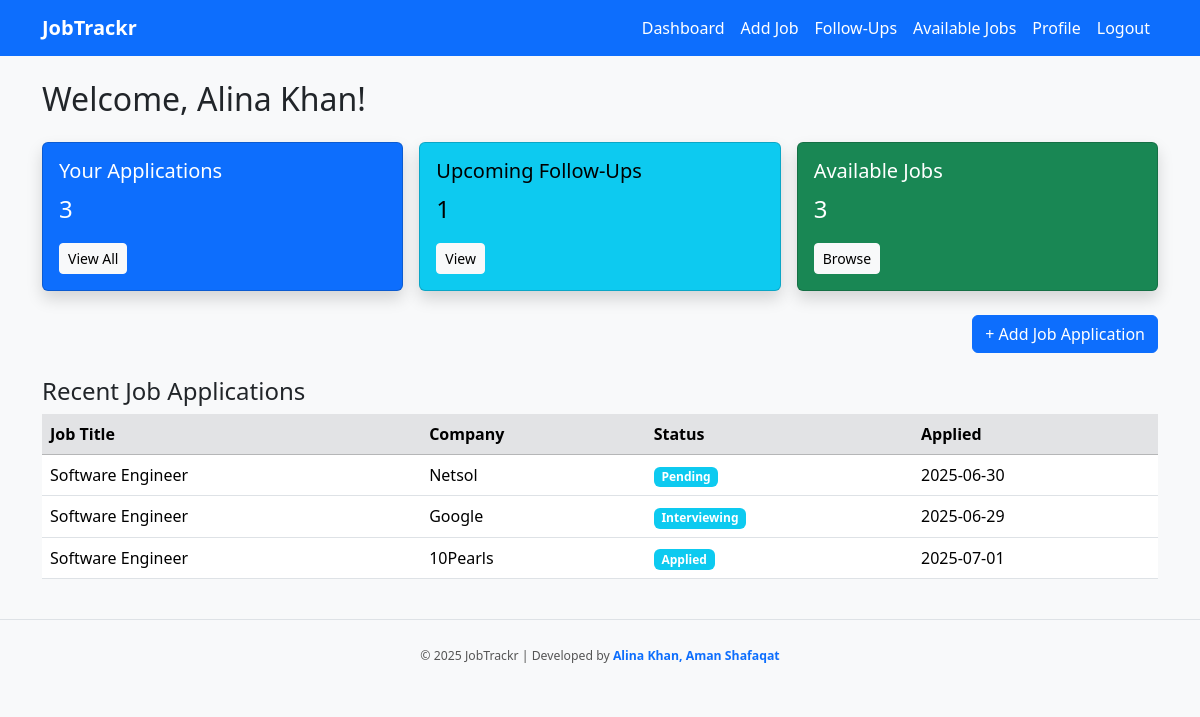
The page / (signed in) on the database its author committed.
### tables this page shows
CREATE TABLE users (
                        id INTEGER PRIMARY KEY AUTOINCREMENT,
                        username TEXT UNIQUE NOT NULL,
                        email TEXT NOT NULL,
                        password TEXT NOT NULL,
                        is_admin INTEGER DEFAULT 0);

CREATE TABLE jobs (
                        id INTEGER PRIMARY KEY AUTOINCREMENT,
                        user_id INTEGER,
                        job_title TEXT,
                        company TEXT,
                        status TEXT,
                        applied_date TEXT,
                        follow_up_date TEXT);

### app.py (the view)
@app.route('/')
def dashboard():
    if 'user_id' not in session:
        return redirect(url_for('login'))
    conn = get_db_connection()
    if conn is None:
        return redirect(url_for('login'))
    user = get_user_by_id(session['user_id'])
    if not user:
        flash("User not found.", 'danger')
        return redirect(url_for('login'))
    jobs = conn.execute('SELECT * FROM jobs WHERE user_id = ?', (session['user_id'],)).fetchall()
    followups = conn.execute('SELECT * FROM jobs WHERE user_id = ? AND follow_up_date IS NOT NULL ORDER BY follow_up_date',
                             (session['user_id'],)).fetchall()
    available_jobs = conn.execute('SELECT * FROM available_jobs').fetchall()
    conn.close()
    current_user = {
        'username': user['username'],
        'is_admin': user['is_admin']
    }
    return render_template('dashboard.html', jobs=jobs, followups=followups, available_jobs=available_jobs, current_user=current_user)

### app.py (called while the page is built)
def get_db_connection():
    try:
        conn = sqlite3.connect('database.db')
        conn.row_factory = sqlite3.Row
        return conn
    except sqlite3.Error as e:
        flash(f"Database connection error: {e}", 'danger')
        return None

def get_user_by_id(user_id):
    conn = get_db_connection()
    if conn is None:
        return None
    user = conn.execute('SELECT * FROM users WHERE id = ?', (user_id,)).fetchone()
    conn.close()
    return user

### templates/dashboard.html (shortened to what this page needs)
{% extends 'base.html' %}
{% block content %}
<h2 class="mb-4">Welcome, {{ current_user.username }}!</h2>
<div class="row g-3 mb-4">
  <div class="col-md-4">
    <div class="card text-bg-primary shadow">
      <div class="card-body">
        <h5 class="card-title">Your Applications</h5>
        <p class="card-text fs-4">{{ jobs|length }}</p>
        <a href="{{ url_for('job_list') }}" class="btn btn-light btn-sm">View All</a>
      </div>
    </div>
  </div>
  <div class="col-md-4">
    <div class="card text-bg-info shadow">
      <div class="card-body">
        <h5 class="card-title">Upcoming Follow-Ups</h5>
        <p class="card-text fs-4">{{ followups|length }}</p>
        <a href="{{ url_for('followups') }}" class="btn btn-light btn-sm">View</a>
      </div>
    </div>
  </div>
  <div class="col-md-4">
    <div class="card text-bg-success shadow">
      <div class="card-body">
        <h5 class="card-title">Available Jobs</h5>
        <p class="card-text fs-4">{{ available_jobs|length }}</p>
        <a href="{{ url_for('available_jobs') }}" class="btn btn-light btn-sm">Browse</a>
      </div>
    </div>
  </div>
</div>
<div class="mb-4 text-end">
  <a href="{{ url_for('add_job') }}" class="btn btn-primary">+ Add Job Application</a>
</div>
<h4>Recent Job Applications</h4>
<div class="table-responsive">
  <table class="table table-hover">
    <thead class="table-secondary">
      <tr>
        <th>Job Title</th>
        <th>Company</th>
        <th>Status</th>
        <th>Applied</th>
      </tr>
    </thead>
    <tbody>
      {% for job in jobs[:5] %}
      <tr>
        <td>{{ job.job_title }}</td>
        <td>{{ job.company }}</td>
        <td><span class="badge bg-info">{{ job.status }}</span></td>
        <td>{{ job.applied_date }}</td>
      </tr>
      {% endfor %}
    </tbody>
  </table>
</div>
{% endblock %}

### templates/base.html (shortened to what this page needs)
<!DOCTYPE html>
<html lang="en">
<head>
  <link href="https://cdn.jsdelivr.net/npm/bootstrap@5.3.3/dist/css/bootstrap.min.css" rel="stylesheet">
  <link href="{{ url_for('static', filename='css/style.css') }}" rel="stylesheet">
</head>
<body class="bg-light">
  <nav class="navbar navbar-expand-lg navbar-dark bg-primary">
    <div class="container">
      <a class="navbar-brand fw-bold" href="{{ url_for('dashboard') }}">JobTrackr</a>
      {% if session.get('user_id') %}
      <div class="collapse navbar-collapse">
        <ul class="navbar-nav ms-auto">
          <li class="nav-item"><a class="nav-link" href="{{ url_for('dashboard') }}">Dashboard</a></li>
          <li class="nav-item"><a class="nav-link" href="{{ url_for('add_job') }}">Add Job</a></li>
          <li class="nav-item"><a class="nav-link" href="{{ url_for('followups') }}">Follow-Ups</a></li>
          <li class="nav-item"><a class="nav-link" href="{{ url_for('available_jobs') }}">Available Jobs</a></li>
          <li class="nav-item"><a class="nav-link" href="{{ url_for('profile') }}">Profile</a></li>
          <li class="nav-item"><a class="nav-link" href="{{ url_for('logout') }}">Logout</a></li>
        </ul>
      </div>
      {% endif %}
    </div>
  </nav>
  <main class="container my-4">
    {% block content %}{% endblock %}
  </main>
  <footer class="text-center py-4 bg-light border-top">
    <small>© 2025 JobTrackr | Developed by <span style="color:#0d6efd; font-weight:bold;">Alina Khan, Aman Shafaqat</span></small>
  </footer>
</body>
</html>

### static/css/style.css (style rules this page uses)
body { font-family: 'Segoe UI', sans-serif; background-color: #f8f9fa; color: #212529; margin: 0; padding: 0; }
.navbar { background-color: #0d6efd; }
.navbar-brand, .nav-link, .navbar-nav .nav-link { color: #fff !important; }
footer { background-color: #f1f1f1; padding: 15px 0; text-align: center; font-size: 14px; color: #555; border-top: 1px solid #ddd; }
.btn-primary { background-color: #0d6efd; border-color: #0d6efd; transition: background-color 0.3s ease, border-color 0.3s ease; }
.table th, .table td { vertical-align: middle; }

### rows shown on the page
users: username "Alina Khan"
jobs: job_title "Software Engineer", company "Netsol", status "Pending", applied_date "2025-06-30"
jobs: job_title "Software Engineer", company "Google", status "Interviewing", applied_date "2025-06-29"
jobs: job_title "Software Engineer", company "10Pearls", status "Applied", applied_date "2025-07-01"

### other values the page prints
{{ jobs|length }} "3"
{{ followups|length }} "1"
{{ available_jobs|length }} "3"
